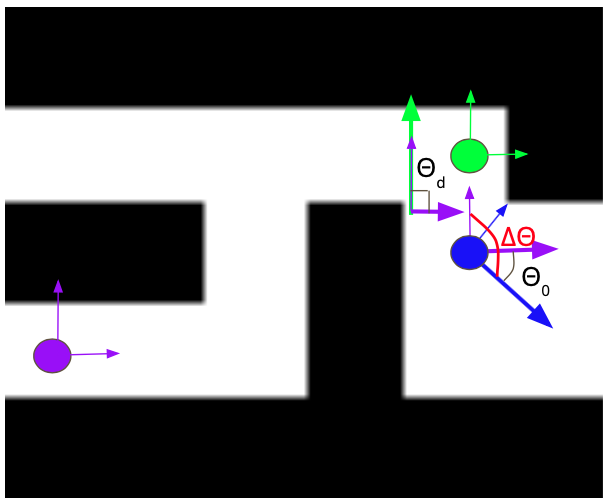
#> input picture assets/Implementation/control_1.png, 608 x 502 px
$ python -i utils.py   (imports and definitions only)   (older library calls are emulated)
#> lines starting #> are read from the running program, lines starting #| are printed output that depends on the picture; after the words box and inside, x2 and y2 are one past the last pixel; in counts of white or black regions, pixels touching at a corner belong together
#> further down, picture is the input picture: shape (502, 608, 3); mean B, G, R 112.4, 110.6, 110.7
""" Stores Utility Functions """
import cv2
import sys
import itertools
import numpy as np

import scipy.spatial.qhull as qhull
from scipy.misc import imresize
from scipy.spatial import ConvexHull, convex_hull_plot_2d
from skimage import filters
from sklearn.mixture import GaussianMixture
from sklearn.cluster import KMeans
from skimage.measure import block_reduce
import matplotlib.pyplot as plt


# [83 lines left out: functions get_camera_matrix, display_img, threshold_segment, cluster_segment, not called in this run]

# do color thresholding
def color_threshold(img, color='white'):
    """perform thresholding based on color

    Parameters
    ---------
    img : ndarray
        colored image array

    color : string
        string indicating color

    Returns
    -------
    ndarray
        segmented black and white img (by color)
    """
#> called with color = 'white'
    hsv = cv2.cvtColor(img, cv2.COLOR_BGR2HSV)
#> hsv: shape (502, 608, 3); mean H, S, V 2.7, 4.9, 113.8
    lower = np.array([0,0,168])
    upper = np.array([172,111,255])

    #Add if condition for different colors
    #not good enough
    if color.lower() == 'red':
        lower1 = np.array([0,50,20])
        upper1 = np.array([5,255,255])
        lower2 = np.array([175,50,20])
        upper2 = np.array([180,255,255])
        mask = cv2.inRange(hsv, lower1, upper1) + cv2.inRange(hsv, lower2, upper2)
    else:
        if color.lower() == 'green':
            #lower = np.array([50,10,70])
            #upper = np.array([80,255,255])
            lower = np.array([36,20,70])
            upper = np.array([85,255,255])
        elif color.lower() == 'black':
            lower = np.array([0,0,0])
            upper = np.array([180, 255, 45])
        elif color.lower() == 'yellow':
            lower = np.array([20, 100, 100])
            upper = np.array([40, 255, 255])
        else:
            print('Error: Invalid color argument. {} currently not supported'.format(color.lower()))
            print('Defaulting to black for thresholding.')
            lower = np.array([0,0,0])
            upper = np.array([180, 255, 45])
        mask = cv2.inRange(hsv, lower, upper)
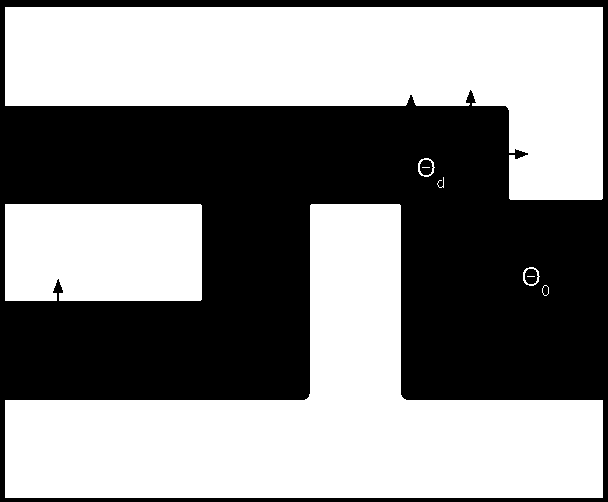
#> mask: shape (502, 608); 53.6% white; 3 black regions, box (x1, y1, x2, y2) and area: (0, 0, 608, 502) 141363, (420, 160, 433, 175) 149, (525, 269, 538, 284) 149
    result = cv2.bitwise_not(cv2.bitwise_and(hsv, hsv, mask = mask))
#> result: shape (502, 608, 3); mean H, S, V 255, 255, 254.8
    gray_result = cv2.split(result)[2]
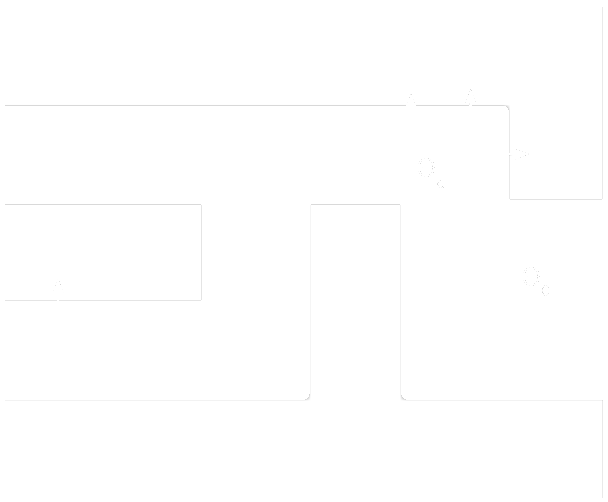
#> gray_result: shape (502, 608); min 210, max 255, mean 254.8
    gray_result[gray_result < 255] = 0
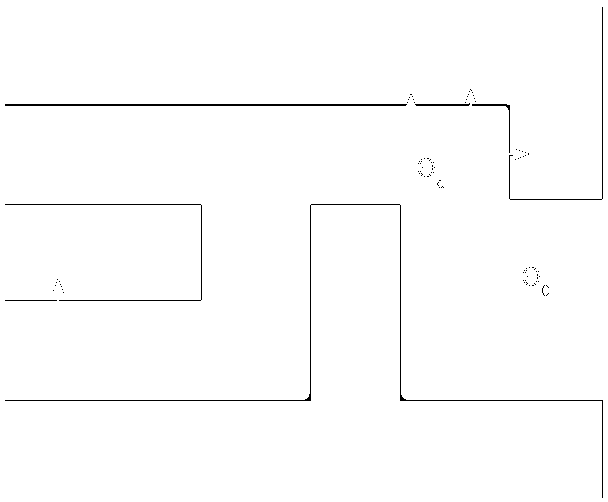
#> gray_result: shape (502, 608); 99% white; black in thin lines or dots
    return gray_result


# [263 lines left out: functions locate_potential_corners, test_harris_corners, find_four_corners, localize_turtlebot, four_point_transform, warp_pixel and 1 more, not called in this run]

"""
def build_map(img, map_x, map_y):


    if img.shape[0] > img.shape[1]:
        x = max(map_x, map_y)
        y = min(map_x, map_y)
    else:
        x = min(map_x, map_y)
        y = max(map_x, map_y)

    occupancy_map = np.zeros((x,y))

    for i in range(x):
        for j in range(y):
            lower_x = int(img.shape[0]/x)*i
            upper_x = min(int(img.shape[0]/x)*(i+1), img.shape[0])
            lower_y = int(img.shape[1]/y)*i
            upper_y = min(int(img.shape[1]/y)*(i+1), img.shape[1])

            grid = img[lower_x:upper_x,lower_y:upper_y]
            uncertainty = len(grid[grid==128])
            free = len(grid[grid==255])
            occupied = len(grid[grid==0])
            occupancy_map[i,j] = np.round((occupied+0.5*uncertainty)/(grid.shape[0]*grid.shape[1]))

    return occupancy_map.astype(np.int8)
"""
# [45 lines left out: functions build_map, localize_goals, draw_contours, not called in this run]


""" Driver """

# [28 lines not run here, left out]

>>> import cv2
>>> picture = cv2.imread('../../../assets/Implementation/control_1.png')
>>> result = color_threshold(picture)

$ run again, on assets/Implementation/control_2.png
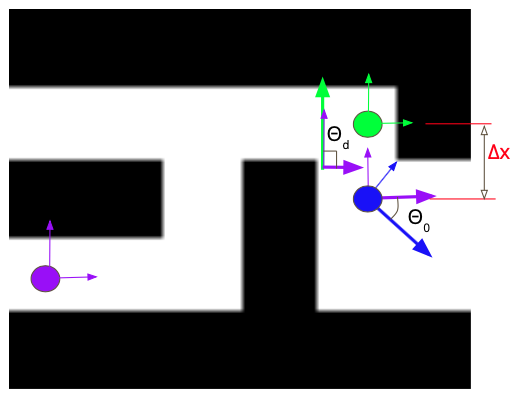
#> input picture assets/Implementation/control_2.png, 519 x 402 px
#> picture is the input picture: shape (402, 519, 3); mean B, G, R 130.1, 128.6, 128.6
#> hsv: shape (402, 519, 3); mean H, S, V 2.5, 4.3, 131.4
#> in color_threshold, `mask = cv2.inRange(hsv, lower, upper)`:
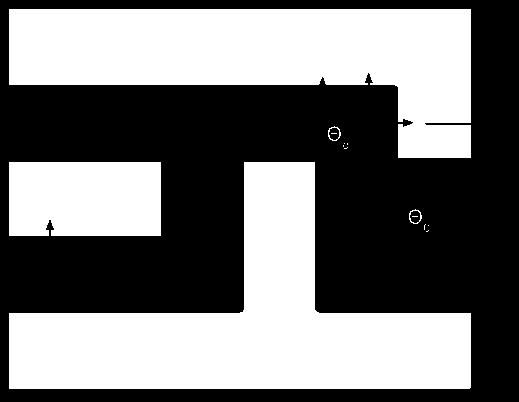
#> mask: shape (402, 519); 46.7% white; 14 white regions (9 under 20 px), largest, box (x1, y1, x2, y2) and area: (9, 162, 471, 389) 45845, (9, 9, 471, 158) 40219, (9, 162, 161, 236) 11189, (328, 126, 341, 141) 54, (409, 209, 422, 224) 54
#> result: shape (402, 519, 3); mean H, S, V 255, 255, 254.9
#> in color_threshold, `gray_result[gray_result < 255] = 0`:
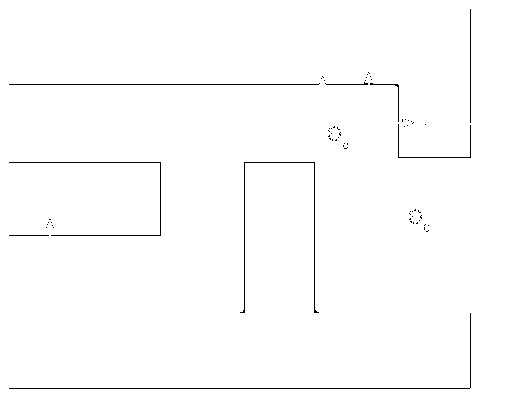
#> gray_result: shape (402, 519); 99% white; black in thin lines or dots, all inside (x1, y1, x2, y2) = (9, 9, 471, 389)
